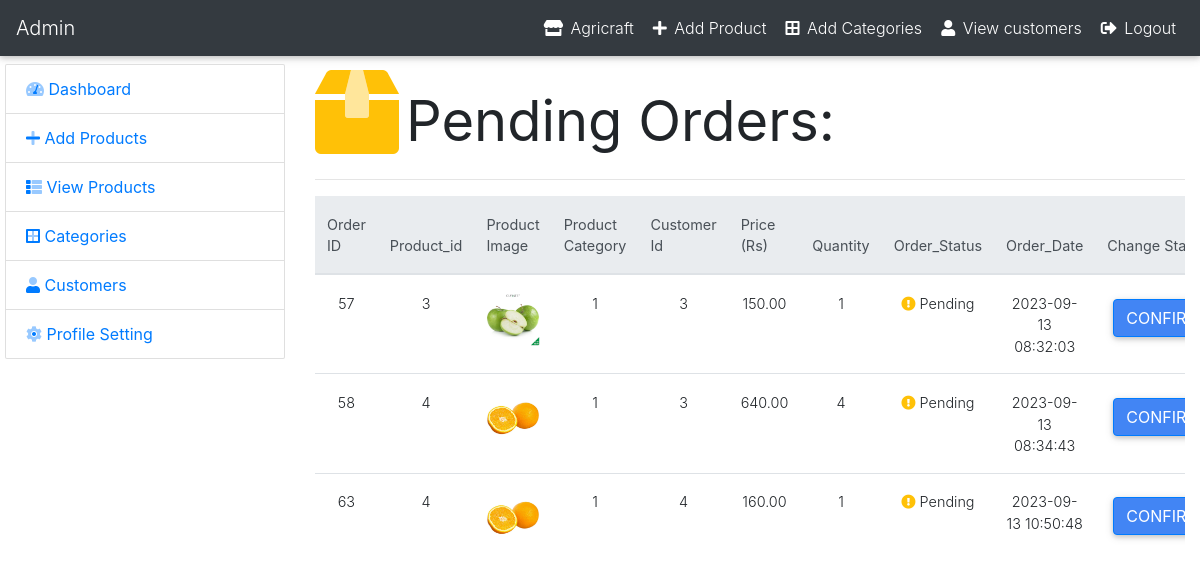
Screenshot of /Project/admin/pending_order_pro.php (signed in) with the database file from the repository.
### tables this page shows
CREATE TABLE `checkout` (
  `oid` int(10) NOT NULL,
  `cusid` int(10) NOT NULL,
  `pid` int(10) NOT NULL,
  `qty` int(10) NOT NULL,
  `price` double(10,2) NOT NULL,
  `totalprice` double(10,2) NOT NULL,
  `date` datetime NOT NULL DEFAULT current_timestamp(),
  `address` varchar(10000) NOT NULL,
  `status` varchar(20) NOT NULL
);

CREATE TABLE `product` (
  `pid` int(3) NOT NULL,
  `cid` int(2) NOT NULL,
  `pname` varchar(20) NOT NULL,
  `descr` varchar(1000) NOT NULL,
  `price` double(20,2) NOT NULL,
  `photo` varchar(250) NOT NULL
);

### Project/admin/pending_order_pro.php (the view, shortened to what this page needs)
<?php include("include/header.php");
?>
<div class="container-fluid mt-2">
    <div class="row">
        <div class="col-md-3">
            <?php include("include/sidebar.php");?>
        </div>
        <div class="col-md-9">
            <div class="row">
              <div class="col-md-1">
                <i class="fad fa-box-alt fa-6x text-warning"></i>
              </div>
              <div class="col-md-11 text-left mt-4 ">
               <h1 class="ml-3 display-4 font-weight-normal">Pending Orders:</h1>
              </div>
            </div>
            <hr>
        <form method="post">
         <table class="table table-responsive table-hover ">
                      <thead class="thead-light">
                          <tr>
                              <th>Order ID</th>
                              <th>Product_id</th>
                              <th>Product Image</th>
                              <th>Product Category</th>
                              <th>Customer Id</th>
                              <th>Price (Rs)</th>
                              <th>Quantity</th>
                              <th>Order_Status</th>
                              <th>Order_Date</th>
                              <th>Change Status </th>
                          </tr>
                      </thead>
                       <tbody class="text-center">
                          <?php
                                    $order_query = "SELECT * FROM checkout WHERE status='ordered'";
                                    $run = mysqli_query($con,$order_query);
                                    if(mysqli_num_rows($run) > 0){
                                        while($order_row = mysqli_fetch_array($run)){
                                            $order_id      = $order_row['oid'];
                                            $cust_id       = $order_row['cusid'];
                                            $order_pro_id  = $order_row['pid'];
                                            $order_qty     = $order_row['qty'];
                                            $order_amount  = $order_row['totalprice'];
                                            $order_date    = $order_row['date'];
                                            $order_status  = $order_row['status'];
                                             $pr_query = "SELECT * FROM product  WHERE pid = $order_pro_id ";
                                             $pr_run   = mysqli_query($con,$pr_query);
                                             if(mysqli_num_rows($pr_run) > 0){
                                                    while($pr_row = mysqli_fetch_array($pr_run)){
                                                    $pid   = $pr_row['pid'];
                                                    $image = $pr_row['photo'];
                                                    $category = $pr_row['cid'];
                            ?>
                             <tr>
                                 <td>
                                 <?php echo $order_id;?>
                                 </td>
                                 <td>
                                     <?php echo $order_pro_id;?>
                                 </td>
                                 <td width="120px">
                                     <img src="../client/images/productImages/<?php echo $image;?>" width="100%">
                                 </td>
                                 <td>
                                     <?php echo $category;?>
                                 </td>
                                 <td>
                                    <?php echo $cust_id;?>
                                 </td>
                                 <td>
                                    <?php echo $order_amount;?>
                                 </td>
                                 <td><?php echo $order_qty;?></td>
                                <td>
                                <?php
                                   if($order_status == 'ordered'){
                                     echo "<i class='fas fa-exclamation-circle text-warning'></i> Pending";
                                   }
                                   ?>
                               </td>
                               <td><?php echo $order_date;?></td>
                               <td> <?php
                               if($order_status == 'ordered'){
                                     echo "<form action='#' method='POST'>
                                     <input type='submit' name='confirm' value='Confirm order' class='btn btn-primary'>
                                     <input type='hidden' name='oid' value='$order_id'>
                                     </form>";
                                   }
                                   if(isset($_POST['confirm']))
                                  {
                                     $oid=$_POST['oid'];
                                     mysqli_query($con,"update checkout set status='confirmed' where oid='$oid'");
                                        echo "<script>alert('Successfully confirmed!!!!!');</script>";
                                        echo "<script>window.location.assign('index.php');</script>";
                                        $fetch=mysqli_query($con,"select * from stock where pid='$pid'");
                                        while($data=mysqli_fetch_array($fetch))
                                        {
                                          $qt=$data['qty'];
                                        }
                                        $qtt=$qt-$order_qty;
                                        mysqli_query($con,"update stock set qty='$qtt' where pid='$pid'");
                                  }?></td>
                             </tr>
                           <?php
                                  }
                                }
                              }
                            }else {
                                echo "<tr><td colspan='12'><h2 class='text-center text-secondary'>You have not any pending order</h2></td></tr>";
                                }
                    ?>
                      </tbody>
                  </table>
            </form>
        </div>
    </div>
</div>

### Project/admin/css/style.css (style rules this page uses)
* { margin: 0px; padding: 0px; }

### rows the page displays
checkout: oid "57", pid "3", cusid "3", totalprice "150.00", qty "1", date "2023-09-13 08:32:03"
product: photo (picture), cid "1"
checkout: oid "58", pid "4", cusid "3", totalprice "640.00", qty "4", date "2023-09-13 08:34:43"
product: photo (picture), cid "1"
checkout: oid "63", pid "4", cusid "4", totalprice "160.00", qty "1", date "2023-09-13 10:50:48"
